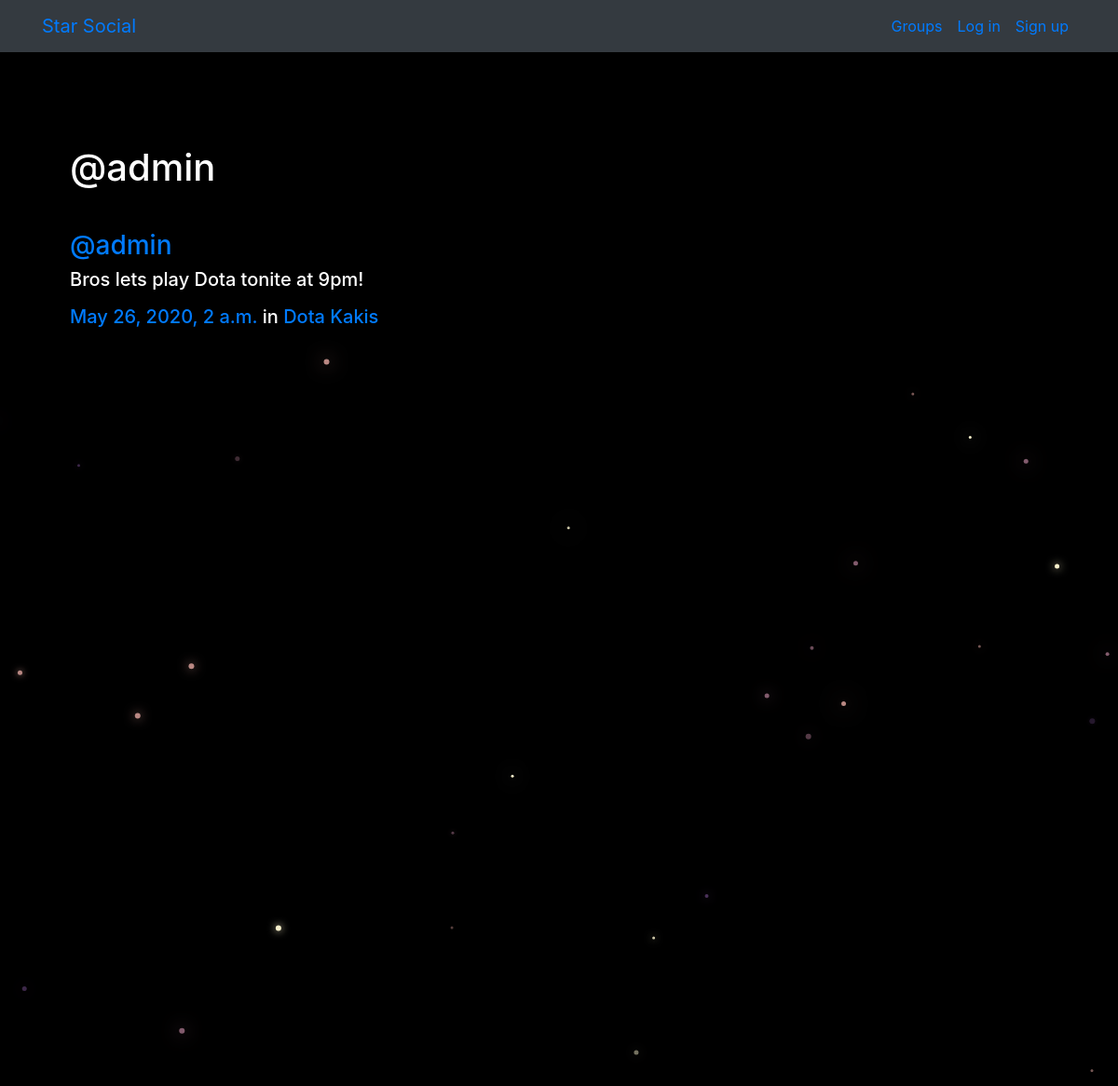
Page /posts/by/admin/ on the committed database.
### posts/models.py (models this page shows, shortened)
class Post(models.Model):
    user = models.ForeignKey(User,related_name='posts',on_delete=models.CASCADE)
    created_at = models.DateTimeField(auto_now=True)
    message = models.TextField()
    message_html = models.TextField(editable=False)
    group = models.ForeignKey(Group,related_name='posts',null=True,blank=True,on_delete=models.CASCADE)
    class Meta:
        ordering = ['-created_at']
        unique_together = ['user','message']

### groups/models.py (models this page shows, shortened)
class Group(models.Model):
    name = models.CharField(max_length=255,unique=True)
    slug = models.SlugField(allow_unicode=True,unique=True)
    description = models.TextField(blank=True,default='')
    description_html = models.TextField(editable=False,default='',blank=True)
    members = models.ManyToManyField(User,through='GroupMember')
    class Meta:
        ordering = ['name']

### posts/views.py (the view)
# urls.py: path('by/<username>/',views.UserPosts.as_view(),name="for_user"),
class UserPosts(generic.ListView):
    model = models.Post
    template_name = 'posts/user_post_list.html'
    def get_queryset(self):
        try:
            self.post_user = User.objects.prefetch_related('posts').get(username__iexact=self.kwargs.get('username'))
        except User.DoesNotExist:
            raise Http404
        else:
            return self.post_user.posts.all()
    def get_context_data(self,**kwargs):
        context = super().get_context_data(**kwargs)
        context['post_user'] = self.post_user
        return context

### posts/templates/posts/user_post_list.html
{% extends "posts/post_base.html" %}
{% block prepost %}
<div class="col-md-4">
  <h1>@{{post_user.username}}</h1>
</div>
{% endblock %}
{% block post_content %}
<div class="col-md-8">
  {% for post in post_list%}
  {% include "posts/_post.html" %}
  {% endfor %}
</div>
{% endblock %}

### posts/templates/posts/_post.html (shortened to what this page needs)
<div class="media">
	<div class="media-body">
		<h3 class="mr-5"><a href="{% url 'posts:for_user' username=post.user.username %}">@{{ post.user.username }}</a></h3>
		<h5>{{ post.message_html|safe }}
			<time class="time"><a href="{% url 'posts:single' username=post.user.username pk=post.pk %}">{{ post.created_at }}</a></time>
			{% if post.group %}
			<span class="group-name">in <a href="#">{{ post.group.name }}</a></span>
			{% endif %}
		</h5>
	</div>
</div>

### static/simplesocial/css/master.css (style rules this page uses)
body { margin: 0px; background-color: black; color:white; }
.mr-5 { margin-top:5% }

### rows in the picture
Post: user.username "admin", message_html "Bros lets play Dota tonite at 9pm!", created_at "May 26, 2020, 2 a.m.", group.name "Dota Kakis"

### other values in the picture
{{ post_user.username }} "admin"
